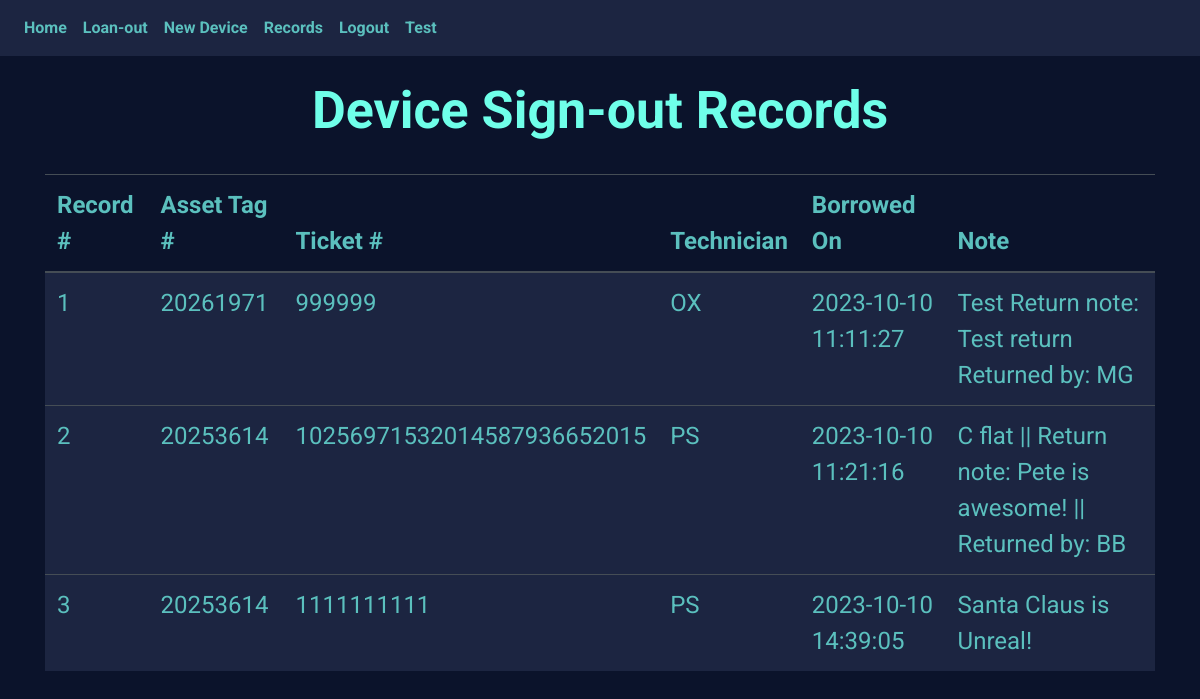
/records (signed in), run on the app's committed database.
### website/models.py (models this page shows)
class Record(db.Model):
    id = db.Column(db.Integer, autoincrement=True, primary_key=True)
    asset_tag = db.Column(db.Integer, db.ForeignKey('device.asset_tag'))
    ticket_number = db.Column(db.String(150))
    tech_name = db.Column(db.String(150), db.ForeignKey('technician.name'))
    out_date = db.Column(db.DateTime(timezone=True), default=func.now())
    note = db.Column(db.String(10000))

### website/views.py (the view)
@views.route('/records')
@login_required
def records():
    records = Record.query.all()
    return render_template("records.html", records=records, boolean=test_mode, user=current_user)

### website/__init__.py (called while the page is built)
def create_app():
    app = Flask(__name__) # Initialize Flask
    app.config['SECRET_KEY'] = 'T1S1SH20SEC6ET'
    app.config['SQLALCHEMY_DATABASE_URI'] = f'sqlite:///{DB_NAME}' # same folder level where the current file is in
    db.init_app(app)
    from .views import views
    from .auth import auth
    app.register_blueprint(views, url_prefix='/')
    app.register_blueprint(auth, url_prefix='/')
    from . import models
    with app.app_context():
        db.create_all()
    login_manager = LoginManager()
    login_manager.login_view = 'auth.login'
    login_manager.init_app(app)
    @login_manager.user_loader
    def load_user(id):
        return models.User.query.get(int(id))
    return app

### website/templates/records.html (shortened to what this page needs)
{% extends "base.html" %}
{% block content %}
<br />
<h3 align="center">Device Sign-out Records</h3>
<br />
<table class="table table-dark table-hover">
    <thead>
        <tr>
            <th>Record #</th>
            <th>Asset Tag #</th>
            <th>Ticket #</th>
            <th>Technician</th>
            <th>Borrowed On</th>
            <th>Note</th>
        </tr>
    </thead>
    <tbody>
        {% for record in records %}
        <tr>
            <td>{{ record.id }}</td>
            <td>{{ record.asset_tag }}</td>
            <td>{{ record.ticket_number }}</td>
            <td>{{ record.tech_name }}</td>
            <td>{{ record.out_date}}</td>
            <td>{{ record.note }}</td>
        </tr>
        {% endfor %}
    </tbody>
</table>
<br />
{% endblock %}

### website/templates/base.html (shortened to what this page needs)
<!DOCTYPE html>
<html>
  <head>
    <link
      rel="stylesheet"
      href="https://stackpath.bootstrapcdn.com/bootstrap/4.4.1/css/bootstrap.min.css"
    />
    <link
      rel="stylesheet"
      href="https://stackpath.bootstrapcdn.com/font-awesome/4.7.0/css/font-awesome.min.css"
    />
    <link rel="stylesheet" type="text/css" href="{{ url_for('static',filename='styles.css') }}">
  </head>
  <body>
    <nav class="navbar navbar-expand-lg navbar-dark">
      <div class="collapse navbar-collapse" id="navbar">
        <div class="navbar-nav">
          {% if user.is_authenticated %}
          <a class="nav-item nav-link" id="home" href="/">Home</a>
          <a class="nav-item nav-link" id="loanOut" href="/loan-out">Loan-out</a>
          <a class="nav-item nav-link" id="addDevice" href="/add-device">New Device</a>
          <a class="nav-item nav-link" id="records" href="/records">Records</a>
          <a class="nav-item nav-link" id="logout" href="/logout">Logout</a>
          {% else %}
          <a class="nav-item nav-link" id="login" href="/login">Login</a>
          {% endif %}
          {% if boolean == True %}
          <a class="nav-item nav-link" id="test" href="/test">Test</a>
          {% endif %}
        </div>
      </div>
    </nav>
    <div class="container">
    {% block content %}
    {% endblock %}
    </div>
  </body>
</html>

### website/static/styles.css (style rules this page uses)
body { background-color:#0B132B; color:#6FFFE9; font-family: 'Roboto', sans-serif; }
h3 { font-size: 6.5vmin; font-weight: bold; }
.navbar.navbar-expand-lg.navbar-dark { background-color:#1C2541; color: #00FFC6; }
.navbar-nav .nav-item.nav-link { color: #5BC0BE; font-weight: bold; }
.table.table-dark { background-color:#1C2541; color:#5BC0BE; font-size: 3vmin; }
.table.table-dark.table-hover thead tr { background-color:#0B132B; color:#5BC0BE; font-size: 3vmin; }

### data on the page
Record: id "1", asset_tag "20261971", ticket_number "999999", tech_name "OX", out_date "2023-10-10 11:11:27", note "Test Return note: Test return Returned by: MG"
Record: id "2", asset_tag "20253614", ticket_number "10256971532014587936652015", tech_name "PS", out_date "2023-10-10 11:21:16", note "C flat || Return note: Pete is awesome! || Returned by: BB"
Record: id "3", asset_tag "20253614", ticket_number "1111111111", tech_name "PS", out_date "2023-10-10 14:39:05", note "Santa Claus is Unreal!"
